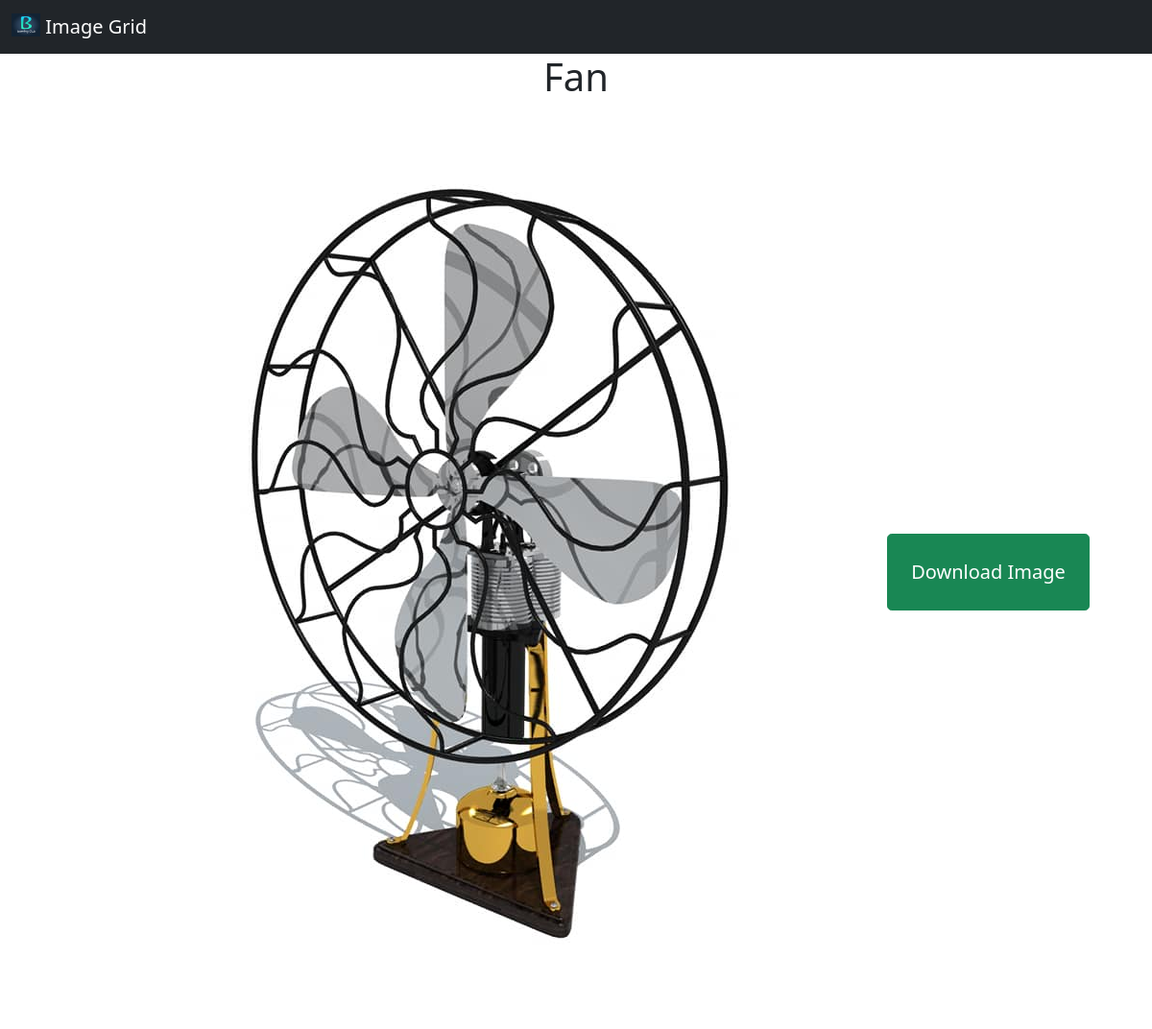
Page /1/picture-fan/ on the committed database.
### app/models.py (models this page shows, shortened)
class Image(models.Model):
    title=models.CharField(max_length=150)
    slug=models.SlugField(unique=True)
    tags=models.TextField()
    img=models.FileField(upload_to="pic/%y/")
    class Meta  :
        ordering=('-id',)

### app/views.py (the view)
# urls.py: path('<id>/<str:slug>/', views.detail_view,name='details'),
def detail_view(request,id,slug):
    obj=get_object_or_404(Image,id=id,slug=slug)
    return render(request,'detail.html',{'image':obj})

### app/templates/detail.html (shortened to what this page needs)
{% load static %}
<!doctype html>
<html lang="en">
  <head>
    <link href="https://cdn.jsdelivr.net/npm/bootstrap@5.1.0/dist/css/bootstrap.min.css" rel="stylesheet">
  </head>
  <body>
    <nav class="navbar navbar-dark bg-dark">
        <div class="container-fluid">
          <a class="navbar-brand" href="{% url 'index' %}">
            <img src="{% static 'logo/logo.jpg' %}" alt="" width="30" height="24" class="d-inline-block align-text-top">
            Image Grid
          </a>
        </div>
      </nav>
    <h1 class="text-center">{{image.title}}</h1>
  <div class="container">
    <img src="{{image.img.url}}" class="img-fluid" alt="...">
    <a href="{{image.img.url}}" class="btn btn-lg btn-block btn-success mt-2 p-4" download>Download Image</a>
  </div>
  </body>
</html>

### rows in the picture
Image: title "Fan", img (picture)
